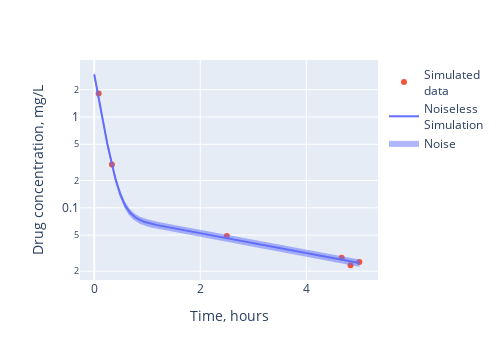

Source (notebook cell):
### Code cell
# Create the Data

data_times = [0, 0.083, 0.333,  2.5, 4.666, 4.833, 5]  # To follow the times in the real data

noise = np.random.normal(0, PK_params[-1], len(data_times))
values_no_noise = PK_result(2.0, 2, PK_params[:-1], data_times)[:,0]
values_noisey = values_no_noise*(1+noise)
df = pandas.DataFrame({'TIME' : data_times[1:], 'OBS' : values_noisey[1:]})

# df.to_csv(r'../Data_and_parameters/PK_sim/sythesised_data_real_timepoints.csv', index = False)
more_times = np.linspace(0,max(data_times),1000)
more_values = PK_result(2.0, 2, PK_params[:-1], more_times)[:,0]

# Visualise the data
x_label = "Time, hours"
y_label = "Drug concentration, mg/L"
fig = px.scatter(
    df,
    x='TIME',
    y='OBS',
    width=500, 
    height=360,
    color_discrete_sequence=px.colors.qualitative.Plotly[1:],
    hover_data=list(df.columns))

fig['data'][0]['showlegend']=True
fig['data'][0]['name']='Simulated<br>data'
fig.update_xaxes(title_text=x_label)
fig.update_yaxes(title_text=y_label)
fig.update_layout(yaxis_type="log")

fig.add_trace(
    go.Scatter(
        x=more_times,
        y=more_values,
        mode="lines",
        line=go.scatter.Line(color=px.colors.qualitative.Plotly[0]),
        name="Noiseless<br>Simulation",
    )
)
fig.add_trace(go.Scatter(
    x=np.concatenate((more_times, more_times[::-1])),
    y=np.concatenate((
        more_values*(1+PK_params[-1]), 
        more_values[::-1]*(1-PK_params[-1])
    )),
    marker = dict(color=px.colors.qualitative.Plotly[0]),
    fill='toself',
    mode='lines',
    line=dict(width=0),
    name="Noise",
))

### Figure 1 — Plotly figure (JSON) as saved in the notebook; plotly's stock layout.template omitted (floating-point values rounded to 4 significant figures; data arrays with more than 128 entries replaced by an {"elided": "..."} marker saying what was removed)
{"data": [{"hovertemplate": "TIME=%{x}<br>OBS=%{y}<extra></extra>", "legendgroup": "", "marker": {"color": "#EF553B", "symbol": "circle"}, "mode": "markers", "name": "Simulated<br>data", "orientation": "v", "showlegend": true, "type": "scatter", "x": [0.083, 0.333, 2.5, 4.666, 4.833, 5], "xaxis": "x", "y": [1.81, 0.2996, 0.04904, 0.02814, 0.02331, 0.02523], "yaxis": "y"}, {"line": {"color": "#636EFA"}, "mode": "lines", "name": "Noiseless<br>Simulation", "type": "scatter", "x": {"elided": "1000 float values"}, "y": {"elided": "1000 float values"}}, {"fill": "toself", "line": {"width": 0}, "marker": {"color": "#636EFA"}, "mode": "lines", "name": "Noise", "type": "scatter", "x": {"elided": "2000 float values"}, "y": {"elided": "2000 float values"}}], "layout": {"height": 360, "legend": {"tracegroupgap": 0}, "margin": {"t": 60}, "width": 500, "xaxis": {"anchor": "y", "domain": [0, 1], "title": {"text": "Time, hours"}}, "yaxis": {"anchor": "x", "domain": [0, 1], "title": {"text": "Drug concentration, mg/L"}, "type": "log"}}}
